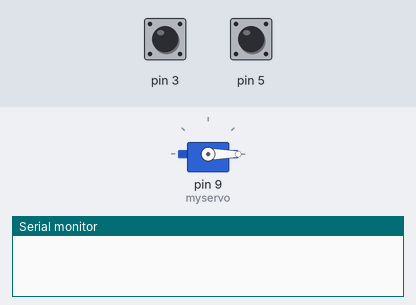
Recording of a sketch running on a simulated Arduino Uno, built with avr-gcc and run on an emulated ATmega328P. Shown: servo, the last lines printed to the serial monitor. Inputs (shaded band) come from the test bench; at power-on: pin 3 HIGH, pin 5 HIGH.

Above: at 1.2 s.
1.3 s: pin 3 driven LOW
At 2.2 s:
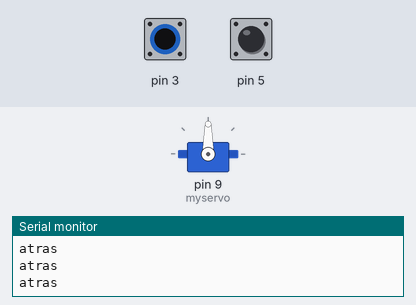
2.8 s: pin 5 driven LOW
4.3 s: pin 3 driven HIGH
At 4.6 s:
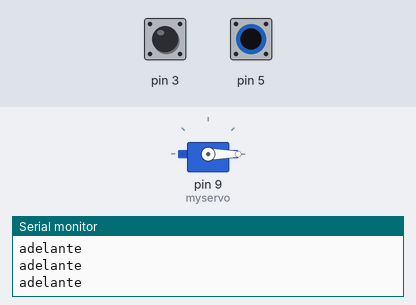
5.8 s: pin 3 pulsed LOW 5 times (0.12 s each, 0.3 s apart)
At 6.01 s:
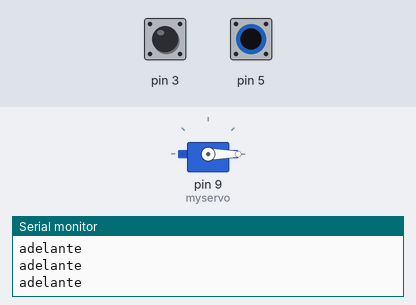
10.3 s: pin 5 pulsed HIGH 2 times (0.12 s each, 0.3 s apart)
Timing chart, 0 to 13.3 s (numbered marks = the images above; inputs shaded):
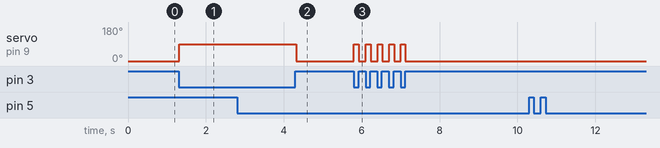

Measured:
- after the input at 1.3 s, servo on pin 9 (myservo): 0° → 90° at once
- after the input at 4.3 s, servo on pin 9 (myservo): 90° → 0° at once
- after the input at 5.8 s, servo on pin 9 (myservo): alternates 90° for 0.12 s and 0° for 0.18 s, 10 changes in all, then stays 0°, starting at once

The sketch:

servoCode.ino
```cpp
#include <Servo.h>

Servo myservo;

int cerrado, abierto, pos = 0;

void setup() {
  Serial.begin(9600);
  myservo.attach(9);
  pinMode(3, INPUT);
  pinMode(5, INPUT);
}

void loop() {
  abierto = digitalRead(5);
  cerrado =  digitalRead(3);

  if (abierto == 0)
  {
    Serial.println("adelante");
    pos = 0;
  }

  if (cerrado == 0)
  {
    Serial.println("atras");
    pos = 90;
  }

  myservo.write(pos);
  delay(15);

}
```
